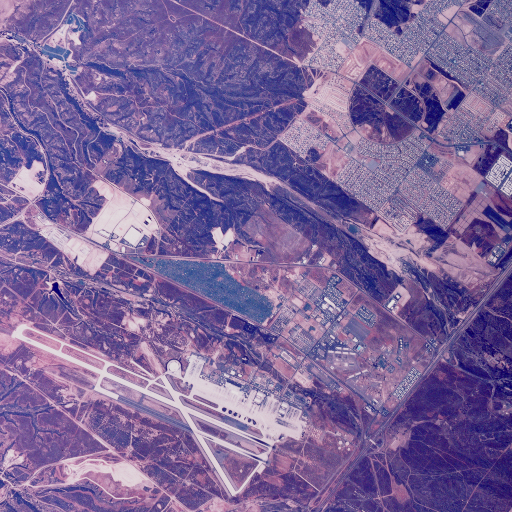
#> input picture 2.1.01.tiff, 512 x 512 px
$ jupyter execute EnhancementSigmoidModified.ipynb
#> lines starting #> are read from the running program, lines starting #| are printed output that depends on the picture
[cell 1]
import numpy as np
import cv2
import matplotlib.pyplot as plt


#img = cv2.imread("5.1.14.tiff")
img = cv2.imread("2.1.01.tiff")
#> img is the input picture: shape (512, 512, 3); mean B, G, R 153.9, 102.8, 125.8
#img = cv2.imread("2.1.02.tiff")

#gain = 10
#cutoff = 0.5
newimg = np.copy(img)

#newimg[:,:,0] = img[:,:,0]
#newimg[:,:,1] = img[:,:,1]
#newimg[:,:,2] = img[:,:,2]

Lmin = newimg.min()
#> Lmin = 0
Lmax = newimg.max()
#> Lmax = 231

newimg = (newimg - Lmin)/(Lmax - Lmin)
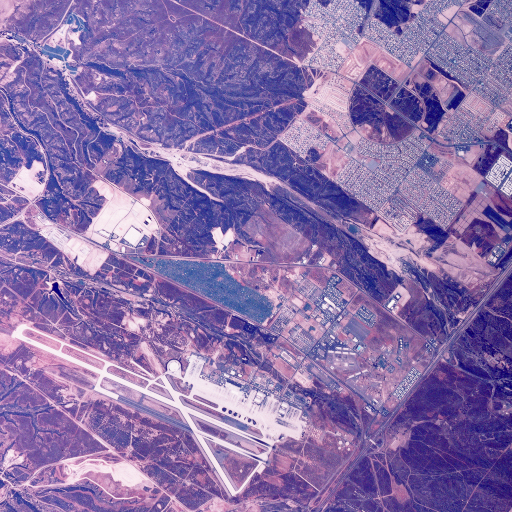
#> newimg: shape (512, 512, 3) float64; mean B, G, R 0.666, 0.445, 0.545
mean = np.mean(newimg)
#> mean = 0.552

beta = 1.0
alpha = ((np.log(mean/255))/np.log(mean))* (beta**(np.log(mean)))
#> alpha = 10.32

L = np.log(newimg)
#> L: shape (512, 512, 3) float64; 0.01% of the values are NaN or infinite; the others: min -5.44, max 0, mean -0.67

newimg = 255 * (newimg ** (alpha * (beta ** (-L))))
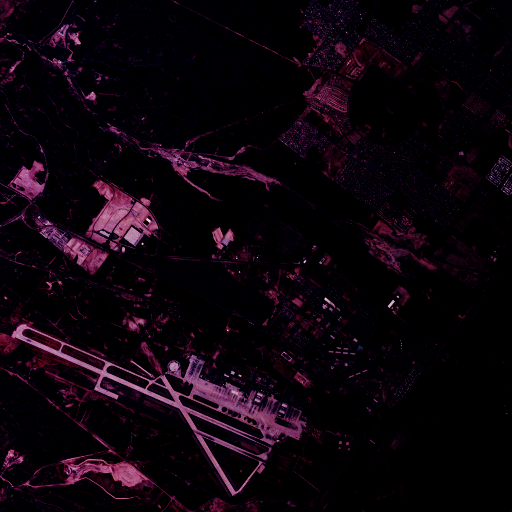
#> newimg: shape (512, 512, 3) float64; mean B, G, R 12.7, 4.6, 14.1
cv2.imwrite('Enhanced.tiff', newimg)

cv2.imshow('input_image',img)
plt.show()
cv2.imshow('Reconstructed_image',newimg)
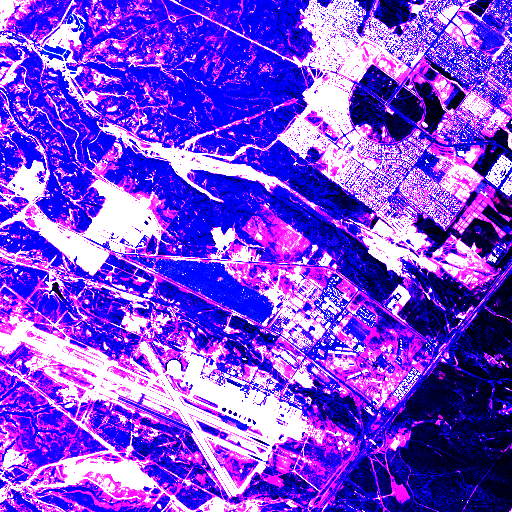
#> window 'Reconstructed_image': shape (512, 512, 3); mean B, G, R 225.5, 71.5, 123.9
plt.show()
cv2.waitKey(0)
cv2.destroyAllWindows()

[cell 2]
#Enhanced Image

newimg1 = np.copy(newimg)

colors = ("r", "g", "b")
channel_ids = (0, 1, 2)

# create the histogram plot, with three lines, one for
# each color
plt.xlim([0, 256])
plt.ylim([0, 8000])
for channel_id, c in zip(channel_ids, colors):
    histogram, bin_edges = np.histogram(
        newimg1[:, :, channel_id], bins=256, range=(0, 256)
    )
    plt.plot(bin_edges[0:-1], histogram, color=c)

plt.xlabel("Color value")
plt.ylabel("Pixels")

plt.show()
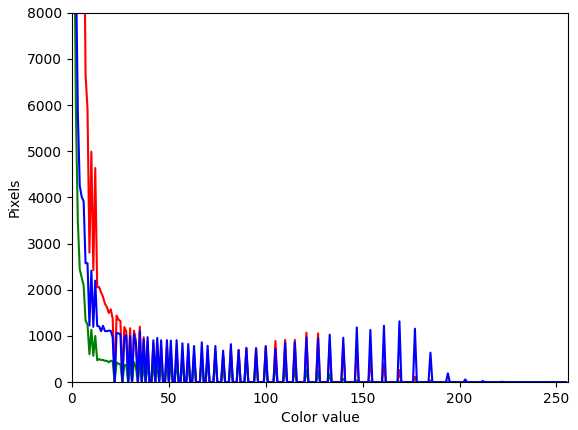
#> figure drawn by matplotlib, 1 panel; curve peaks at x = 0, y = 57673; curve peaks at x = 0, y = 209422; curve peaks at x = 0, y = 158468

[cell 3]
#Original image

newimg2 = np.copy(img)

colors = ("r", "g", "b")
channel_ids = (0, 1, 2)

# create the histogram plot, with three lines, one for
# each color
plt.xlim([0, 256])
plt.ylim([0, 8000])
for channel_id, c in zip(channel_ids, colors):
    histogram, bin_edges = np.histogram(
        newimg2[:, :, channel_id], bins=256, range=(0, 256)
    )
    plt.plot(bin_edges[0:-1], histogram, color=c)

plt.xlabel("Color value")
plt.ylabel("Pixels")

plt.show()
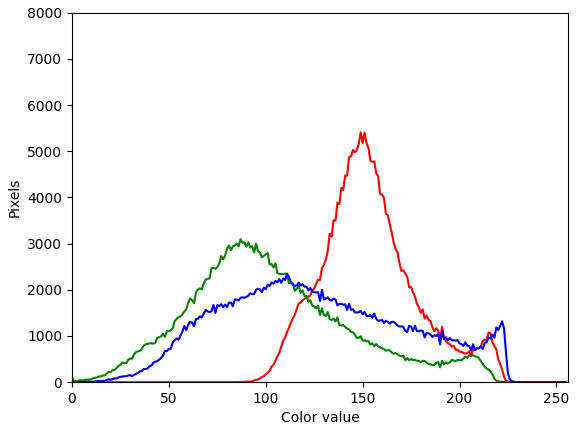
#> figure drawn by matplotlib, 1 panel; curve peaks at x = 149, y = 5408; curve peaks at x = 87, y = 3098; curve peaks at x = 111, y = 2347

$ run again, with 2.1.02.tiff copied over 2.1.01.tiff
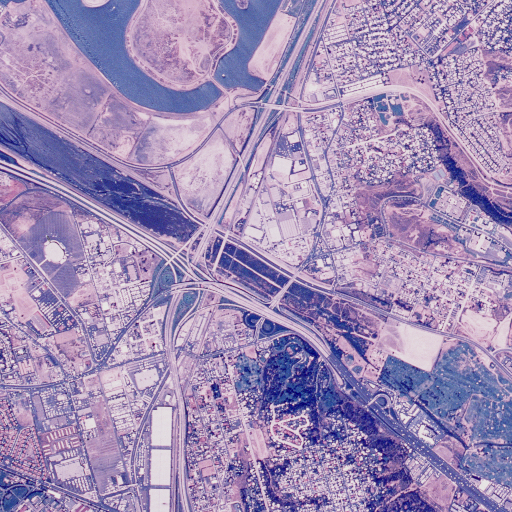
#> input picture 2.1.02.tiff, 512 x 512 px
#> img is the input picture: shape (512, 512, 3); mean B, G, R 181.7, 140.4, 160.2
#> Lmin = 0
#> Lmax = 233
#> mean = 0.69
#> alpha = 15.93
#> L: shape (512, 512, 3) float64; 0% of the values are NaN or infinite; the others: min -5.45, max 0, mean -0.421
#> `cv2.imshow('Reconstructed_image',newimg)`:
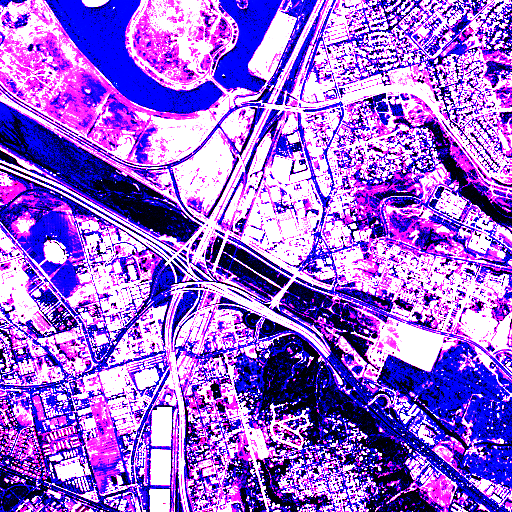
#> window 'Reconstructed_image': shape (512, 512, 3); mean B, G, R 214.7, 101.4, 151.3
#> `plt.show()`:
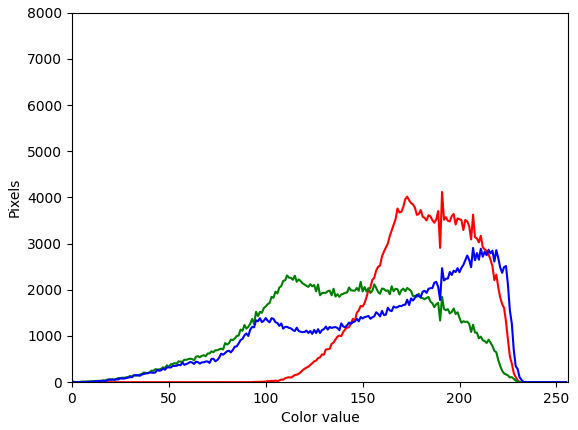
#> figure drawn by matplotlib, 1 panel; curve peaks at x = 191, y = 4117; curve peaks at x = 111, y = 2310; curve peaks at x = 207, y = 2906

$ run again, with 2.2.01.tiff copied over 2.1.01.tiff
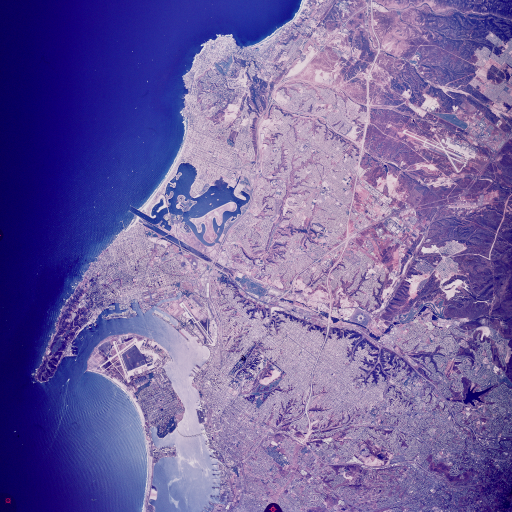
#> input picture 2.2.01.tiff, 1024 x 1024 px (shown at 1/2 size)
#> img is the input picture: shape (1024, 1024, 3); mean B, G, R 159.6, 98.9, 114.6
#> Lmin = 0
#> Lmax = 236
#> mean = 0.527
#> alpha = 9.65
#> L: shape (1024, 1024, 3) float64; 3.67% of the values are NaN or infinite; the others: min -5.46, max 0, mean -0.791
#> `cv2.imshow('Reconstructed_image',newimg)`:
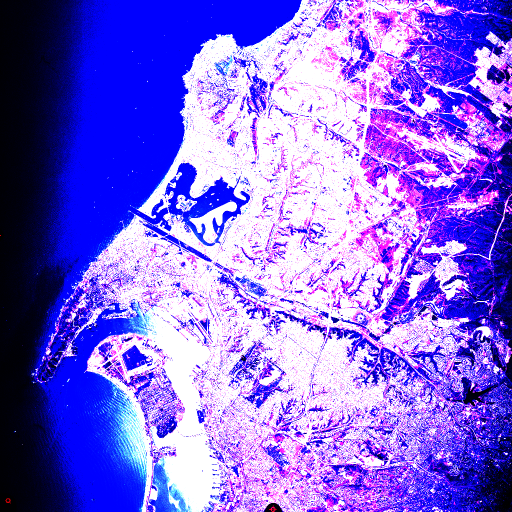
#> window 'Reconstructed_image': shape (1024, 1024, 3) (shown at 1/2 size); mean B, G, R 220.5, 105.2, 129.1
#> `plt.show()`:
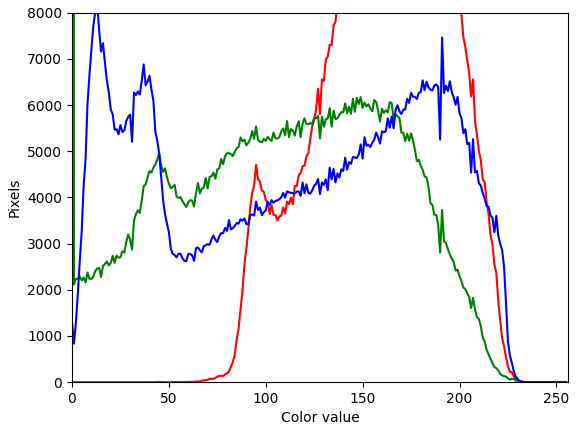
#> figure drawn by matplotlib, 1 panel; curve peaks at x = 157, y = 15621; curve peaks at x = 0, y = 114279; curve peaks at x = 13, y = 8187

$ run again, with 2.2.05.tiff copied over 2.1.01.tiff
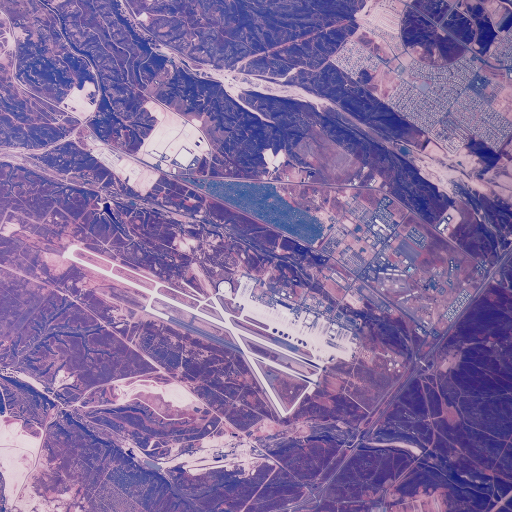
#> input picture 2.2.05.tiff, 1024 x 1024 px (shown at 1/2 size)
#> img is the input picture: shape (1024, 1024, 3); mean B, G, R 159.7, 107.5, 131.9
#> Lmin = 8
#> Lmax = 236
#> mean = 0.548
#> alpha = 10.22
#> L: shape (1024, 1024, 3) float64; 0% of the values are NaN or infinite; the others: min -4.74, max 0, mean -0.674
#> `cv2.imshow('Reconstructed_image',newimg)`:
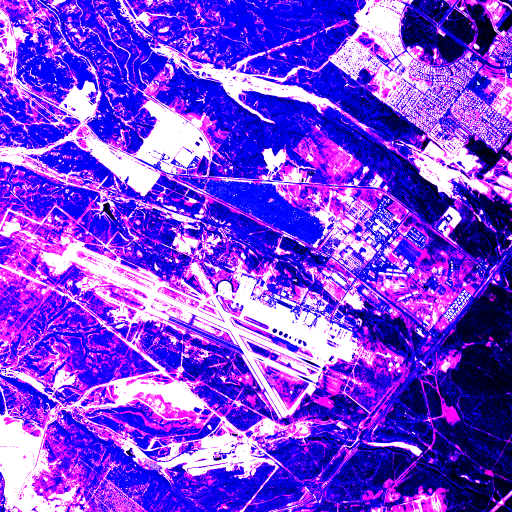
#> window 'Reconstructed_image': shape (1024, 1024, 3) (shown at 1/2 size); mean B, G, R 226.3, 65.4, 121.7
#> `plt.show()`:
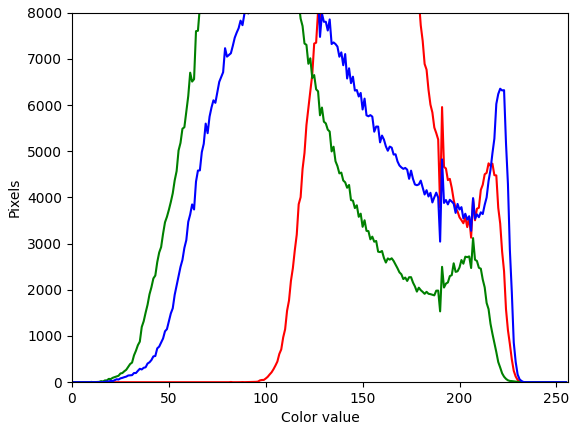
#> figure drawn by matplotlib, 1 panel; curve peaks at x = 151, y = 20706; curve peaks at x = 89, y = 13642; curve peaks at x = 111, y = 9265
